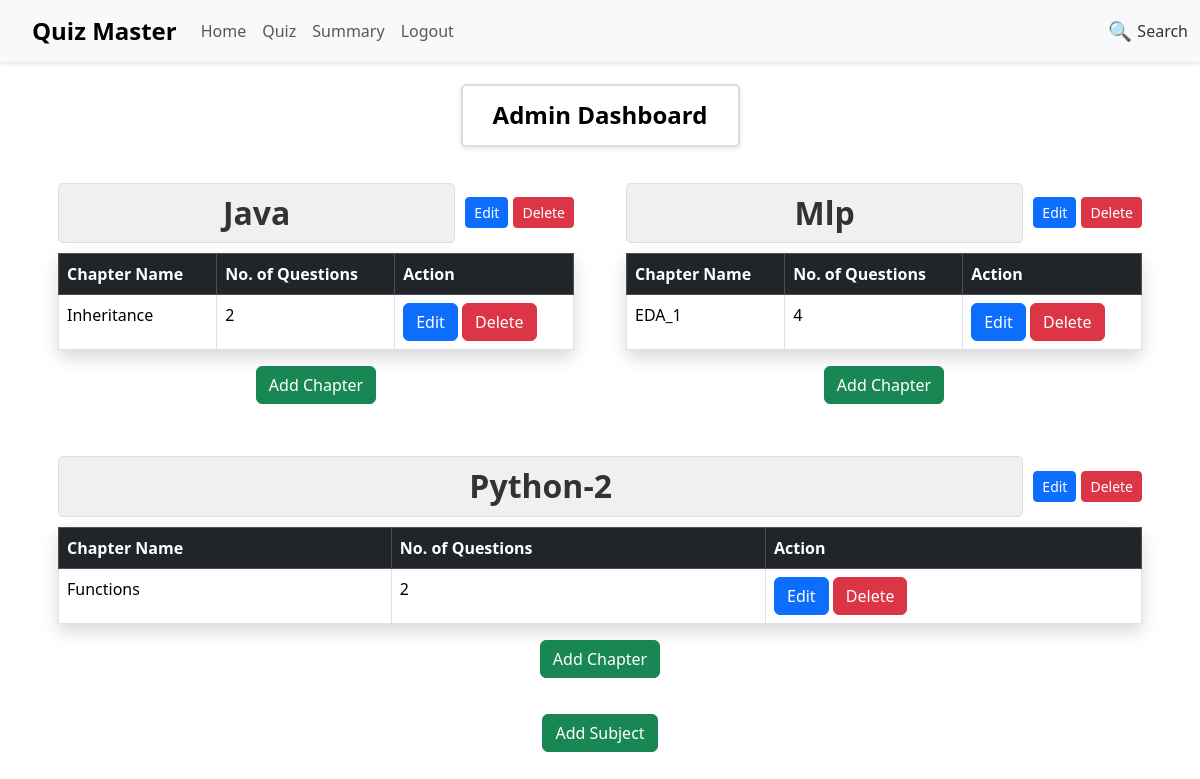
The page /admin (signed in) on the database its author committed.
### models/models.py (models this page shows)
class Subject(db.Model):
    __tablename__ = "subjects"
    id = db.Column(db.Integer, primary_key=True)
    subject = db.Column(db.String(60), unique=True, nullable=False)
    description = db.Column(db.String(180), nullable=True)
    subj_to_chap = db.relationship(
        'Chapter',
        backref='subject',
        lazy=True,
        cascade="all, delete-orphan"
    )

class Chapter(db.Model):
    __tablename__ = "chapters"
    id = db.Column(db.Integer, primary_key=True)
    name = db.Column(db.String(70), unique=True, nullable=False)
    title = db.Column(db.String(50), nullable=True)
    statement = db.Column(db.String(150))
    description = db.Column(db.String(200))
    num_questions = db.Column(db.Integer, default=0)
    subject_id = db.Column(db.Integer, db.ForeignKey('subjects.id'), nullable=False)
    chap_to_quiz = db.relationship(
        'Quiz',
        backref='chapter',
        lazy=True,
        cascade="all, delete-orphan"
    )

### controllers/routes.py (the view)
    @app.route('/admin')
    @required_auth
    def Admin():
      user = User.query.get(session['user_id'])
      if not user.is_admin:
        flash('You are not Authorized as Administrator')
        return redirect(url_for('Homepage'))
      subjects = Subject.query.all()
      for subject in subjects:
        for chapter in subject.subj_to_chap:
            question_count = Question.query.filter_by(chapter_id=chapter.id).count()
            chapter.num_questions = question_count
      db.session.commit()
      return render_template('admin.html', user=user, subjects=subjects)

### controllers/routes.py (called while the page is built)
def required_auth(func):
   @wraps(func)
   def inner(*args, **kwargs):
      if 'user_id' not in session:
       return redirect(url_for('Login'))
      return func(*args, **kwargs)
   return inner

### templates/Admin.html (shortened to what this page needs)
{% extends 'Layout.html' %}
{% block content %}
    <div class="admin-dashboard-container">
        <div class="d-flex flex-column align-items-center" style="padding-top: 4px; width: 100%;">
            <h1 class="admin-heading">Admin Dashboard</h1>
        </div>
        <div class="d-flex flex-wrap justify-content-start">
            {% for subject in subjects %}
            <div class="subject-table-container m-3">
                <div class="subject-header">
                    <div class="subject-heading text-center">
                        <h2 class="fw-bold">{{ subject.subject }}</h2>
                    </div>
                    <div class="subject-actions">
                        <a class="btn btn-primary btn-sm" href="{{ url_for('Edit', subject_id=subject.id) }}">
                             Edit
                        </a>
                        <a class="btn btn-danger btn-sm" href="{{ url_for('Delete', subject_id=subject.id) }}"
                           onclick="return confirm('Are you sure you want to delete this subject and all associated chapters?');">
                             Delete
                        </a>
                    </div>
                </div>
                <table class="table table-bordered shadow">
                    <thead class="table-dark">
                        <tr>
                            <th>Chapter Name</th>
                            <th>No. of Questions</th>
                            <th>Action</th>
                        </tr>
                    </thead>
                    <tbody>
                        {% for chapter in subject.subj_to_chap %}
                        <tr>
                            <td>{{ chapter.name }}</td>
                            <td>{{ chapter.num_questions }}</td>
                            <td>
                                <a class="btn btn-primary" href="{{ url_for('Edit_chapter', subject_id=subject.id, chapter_id=chapter.id) }}">
                                     Edit
                                </a>
                                <a class="btn btn-danger" href="{{ url_for('Delete_chapter', chapter_id=chapter.id) }}">
                                     Delete
                                </a>
                            </td>
                        </tr>
                        {% endfor %}
                    </tbody>
                </table>
                <div class="text-center mt-2">
                    <a class="btn btn-success" href="{{ url_for('Add_chapter', subject_id=subject.id) }}">
                         Add Chapter
                    </a>
                </div>
            </div>
            {% endfor %}
        </div>
        <div class="add-button-container">
            <a class="btn btn-success" href="{{ url_for('Add') }}">
                 Add Subject
            </a>
        </div>
    </div>
{% endblock %}

### templates/Layout.html (style rules this page uses)
body { margin: 0; padding: 0; }

### templates/Admin.html (style rules this page uses)
.admin-dashboard-container { margin-top: 70px; padding-top: 10px; width: 100%; }
.admin-heading { text-align: center !important; width: 25% !important; background-color: white !important; color: black !important; padding: 15px !important; border-radius: 5px !important; margin-bottom: 20px !important; font-size: 24px !important; font-weight: bold !important; border: 2px solid #ddd !important; box-shadow: 0px 2px 5px rgba(0, 0, 0, 0.1) !important; }
.subject-header { display: flex; justify-content: space-between; align-items: center; margin-bottom: 10px; }
.subject-heading { background-color: #f0f0f0; padding: 10px; border-radius: 5px; border: 1px solid #ddd; flex: 1; }
.subject-heading h2 { margin: 0; color: #333; font-weight: bold !important; }
.subject-actions { display: flex; gap: 5px; margin-left: 10px; }
.d-flex { display: flex; flex-wrap: wrap; gap: 20px; justify-content: center; }
.subject-table-container { flex: 1 1 30%; min-width: 300px; }
.table { width: 100%; }
.add-button-container { display: flex; justify-content: center; margin-top: 20px; margin-bottom: 20px; }

### rows shown on the page
Subject: subject "Java"
Chapter: name "Inheritance", num_questions "2"
Subject: subject "Mlp"
Chapter: name "EDA_1", num_questions "4"
Subject: subject "Python-2"
Chapter: name "Functions", num_questions "2"
